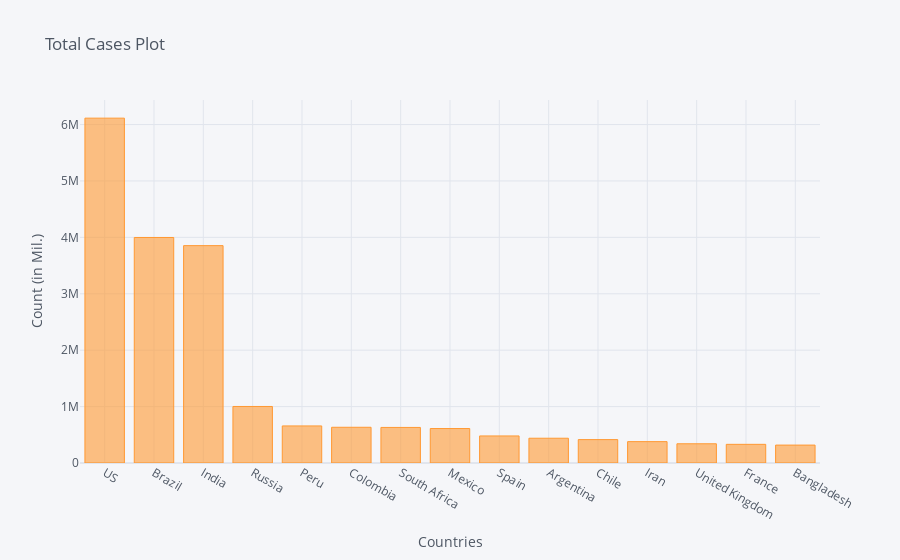

Notebook source saved alongside this figure:
### Code cell
corona_dframe_agg_plot.iplot(kind='bar', x='Country/Region', y='9/2/20',
                             title='Total Cases Plot',xTitle='Countries',yTitle='Count (in Mil.)')

### Figure 1 — Plotly figure (JSON) as saved in the notebook; plotly's stock layout.template omitted (floating-point values rounded to 4 significant figures)
{"data": [{"marker": {"color": "rgba(255, 153, 51, 0.6)", "line": {"color": "rgba(255, 153, 51, 1.0)", "width": 1}}, "name": "9/2/20", "orientation": "v", "text": "", "type": "bar", "x": ["US", "Brazil", "India", "Russia", "Peru", "Colombia", "South Africa", "Mexico", "Spain", "Argentina", "Chile", "Iran", "United Kingdom", "France", "Bangladesh"], "y": [6113510, 3997865, 3853406, 1001965, 657129, 633321, 630595, 610957, 479554, 439172, 414739, 378752, 340929, 331060, 317528]}], "layout": {"legend": {"bgcolor": "#F5F6F9", "font": {"color": "#4D5663"}}, "paper_bgcolor": "#F5F6F9", "plot_bgcolor": "#F5F6F9", "title": {"font": {"color": "#4D5663"}, "text": "Total Cases Plot"}, "xaxis": {"gridcolor": "#E1E5ED", "showgrid": true, "tickfont": {"color": "#4D5663"}, "title": {"font": {"color": "#4D5663"}, "text": "Countries"}, "zerolinecolor": "#E1E5ED"}, "yaxis": {"gridcolor": "#E1E5ED", "showgrid": true, "tickfont": {"color": "#4D5663"}, "title": {"font": {"color": "#4D5663"}, "text": "Count (in Mil.)"}, "zerolinecolor": "#E1E5ED"}}}
